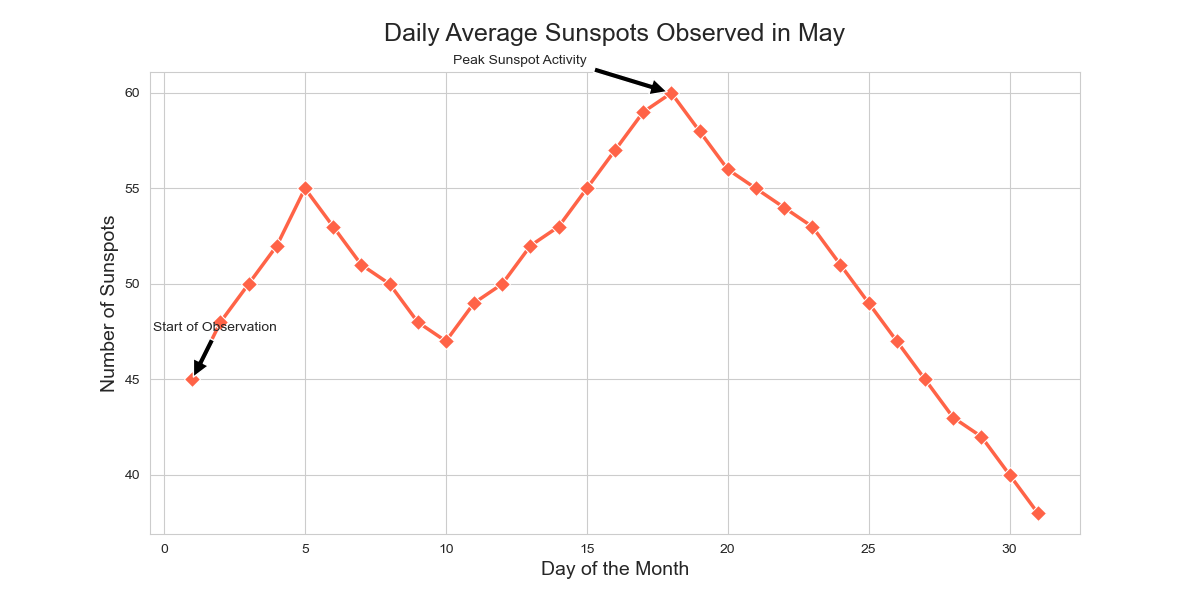

Reproduce this figure in Python.

import seaborn as sns
import matplotlib.pyplot as plt
import pandas as pd

# Data
data = {'Day': [1, 2, 3, 4, 5, 6, 7, 8, 9, 10, 11, 12, 
                13, 14, 15, 16, 17, 18, 19, 20, 21, 22, 
                23, 24, 25, 26, 27, 28, 29, 30, 31],
        'Sunspots': [45, 48, 50, 52, 55, 53, 51, 50, 48, 47, 49, 50, 
                     52, 53, 55, 57, 59, 60, 58, 56, 55, 54, 53, 
                     51, 49, 47, 45, 43, 42, 40, 38]}

# Create DataFrame
df = pd.DataFrame(data)

# Set the size of the plot
plt.figure(figsize=(12, 6))

# Create lineplot
sns.lineplot(x='Day', y='Sunspots', data=df, 
             color='#FF6347', marker='D', markersize=8, linewidth=2.5)

# Annotations
plt.annotate('Peak Sunspot Activity', xy=(18, 60), xytext=(15, 62),
             arrowprops=dict(facecolor='black', shrink=0.05),
             horizontalalignment='right', verticalalignment='top')

plt.annotate('Start of Observation', xy=(1, 45), xytext=(4, 48),
             arrowprops=dict(facecolor='black', shrink=0.05),
             horizontalalignment='right', verticalalignment='top')

# Adding title and labels
plt.title('Daily Average Sunspots Observed in May', fontsize=18, y=1.05)
plt.xlabel('Day of the Month', fontsize=14)
plt.ylabel('Number of Sunspots', fontsize=14)

# Display the plot
plt.show()
